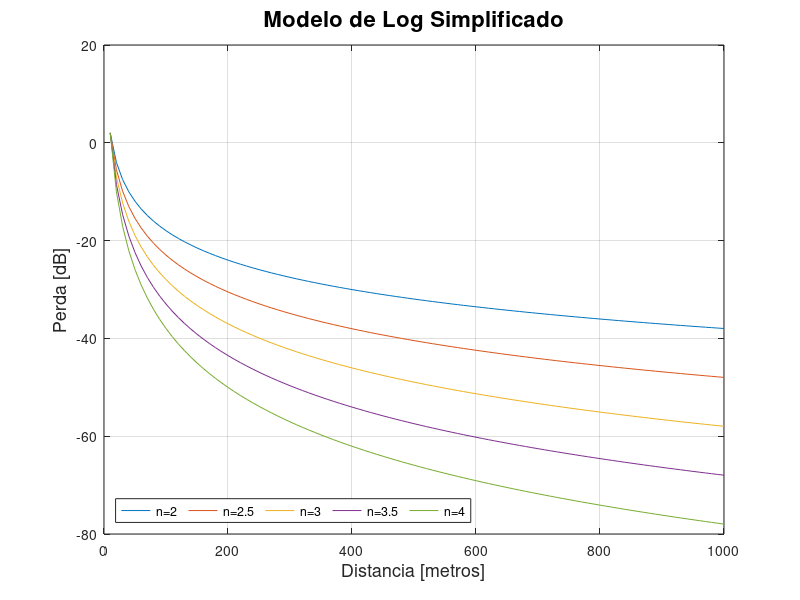

Here is the MATLAB script that generated this plot:
%Modelo Log Simplificado

##coeficiente de perda de percurso
n=[2:0.5:4];
f = 700*10^6;
lmbd = 3*10^8/f;
##eixo x para plote grafico
dist_x = 10:10:1000;
##d0 = 10 metros
d_0 = 10;
##valor de pd_0 obtido atraves da formula de espaco livre em 10 metros
pd_0 = -10*log10((lmbd^2)/((4*pi*10)^2))^-1;

##funco para calcular o modelo log simplificado, inserindo coeficiente de perda 
##de percurso, o PL(d0) e d0
function l=logsimp(n,pld_0,d_0)
  ind2=1;
  for distancia = 10:10:1000
     l(ind2) = pld_0 - 10*n*log10(distancia/d_0);
     ind2++;
  endfor
endfunction

##matriz criada para atribuir o log simplificado com diferentes coeficientes
logsimplificado=[ logsimp(n(1),pd_0,d_0);
                  logsimp(n(2),pd_0,d_0);
                  logsimp(n(3),pd_0,d_0);
                  logsimp(n(4),pd_0,d_0);
                  logsimp(n(5),pd_0,d_0)];

##plote grafico da matriz
plot(dist_x, logsimplificado);
title("Modelo de Log Simplificado", 'fontsize', 16);
ylabel("Perda [dB]",'fontsize', 13);
xlabel("Distancia [metros]", 'fontsize', 13);
legend('n=2','n=2.5','n=3','n=3.5','n=4','location','southwest','orientation',
        'horizontal');
grid;

##e possivel plotar graficos de cada linha da matriz

##plot(dist_x,logsimplificado(1,:),'b');
##title(sprintf("Modelo de Log Simplificado - Coeficiente de perda = %d", n(1)),
##'fontsize', 16);
##ylabel("Perda [dB]", 'fontsize', 13);
##xlabel("Distancia [metros]", 'fontsize', 13);
##grid;
##figure();
##
##plot(dist_x,logsimplificado(2,:),'r');
##title(sprintf("Modelo de Log Simplificado - Coeficiente de perda de %d", 
##n(2)), 'fontsize', 16);
##ylabel("Perda [dB]", 'fontsize', 13);
##xlabel("Distancia [metros]", 'fontsize', 13);
##grid;
##figure();
##
##plot(dist_x,logsimplificado(3,:),'y');
##title(sprintf("Modelo de Log Simplificado - Coeficiente de perda de %d", 
##n(3)), 'fontsize', 16);
##ylabel("Perda [dB]", 'fontsize', 13);
##xlabel("Distancia [metros]", 'fontsize', 13);
##grid;
##figure();
##
##plot(dist_x,logsimplificado(4,:),'--m');
##title(sprintf("Modelo de Log Simplificado - Coeficiente de perda de %d", 
##n(4)), 'fontsize', 16);
##ylabel("Perda [dB]", 'fontsize', 13);
##xlabel("Distancia [metros]", 'fontsize', 13);
##grid;
##figure();
##
##plot(dist_x,logsimplificado(5,:),'g');
##title(sprintf("Modelo de Log Simplificado - Coeficiente de perda de %d", 
##n(5)), 'fontsize', 16);
##ylabel("Perda [dB]", 'fontsize', 13);
##xlabel("Distancia [metros]", 'fontsize', 13);
##grid;